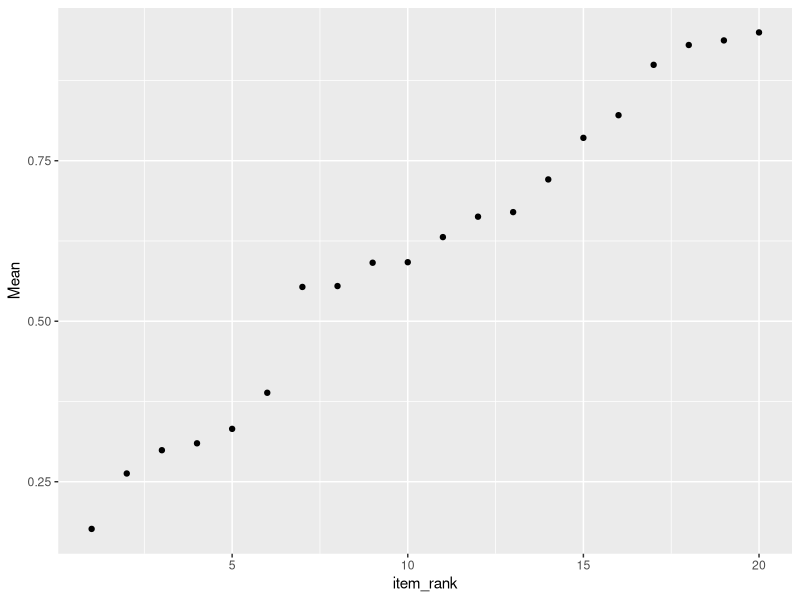
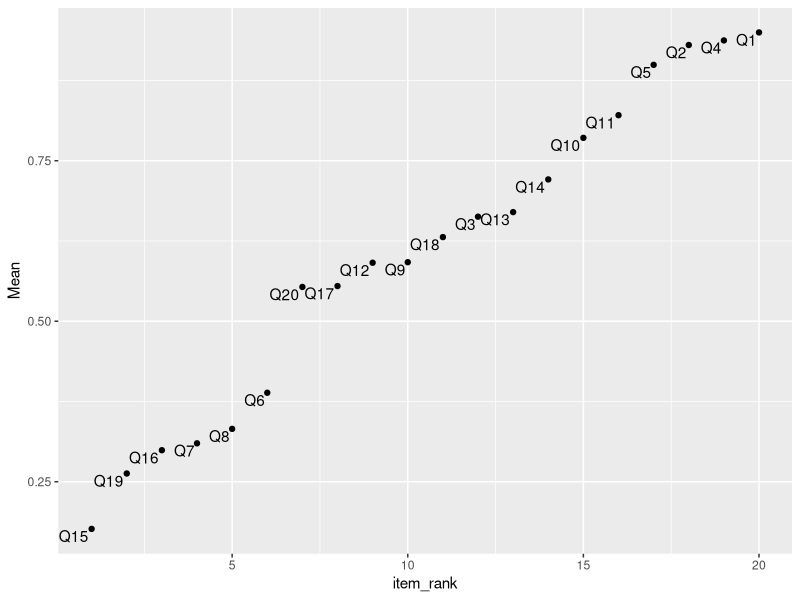

The R source for these figures, in order:
## ---- chunk 1
#| label: setup
#| include: true
#| warning: false
rm(list=ls())
library(tidyverse)
# load in the dataset
responses <- read_csv('data/responses.csv')
## ---- chunk 2
# select all the columns with _score as the suffix and store as a tibble
items <- responses %>% select(ends_with('_score'))

# pivot the items longer for analysis
items <- items %>% pivot_longer(cols=starts_with('Q'), names_to = 'item', values_to = 'score')

# create a summary table with item stats
item_stats <- items %>% 
  group_by(item) %>%
  summarise(across(everything(), 
  list(
    max = ~max(.x, na.rm = TRUE),
    n = ~sum(!is.na(.x)),
    mean = ~mean(.x, na.rm = TRUE),
    sd = ~sd(.x, na.rm = TRUE)))
)

item_stats <- item_stats %>% mutate(
    item_name = factor(item, levels=paste('Q',1:20, '_score',sep=''),labels = paste0('Q',1:20),ordered = TRUE)
)

item_stats <- item_stats %>% arrange(item_name) %>%
    select(
        item_name,
        score_max,
        score_n,
        score_mean,
        score_sd
    ) %>% rename(
        Item = item_name,
        Max = score_max,
        N = score_n,
        Mean = score_mean,
        SD = score_sd
    )

# display the summary table
knitr::kable(item_stats, digits=2)
## ---- chunk 3
item_stats <- item_stats %>% arrange(Mean) %>% mutate (item_rank = row_number())
# plot the item_stats by item difficulty in ascending order of difficulty
ggplot(item_stats, aes(x=item_rank, y=Mean)) +
    geom_point()

# label the items
ggplot(item_stats, aes(x=item_rank, y=Mean)) +
    geom_point() +
    geom_text(aes(x=item_rank,y=Mean,label=Item), hjust=1.1, vjust=1.1)


